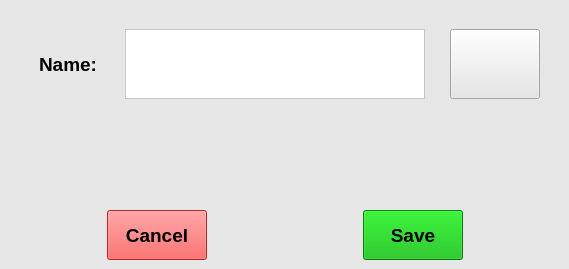
<?xml version="1.0" encoding="UTF-8"?>
<ui version="4.0">
 <class>NewEventTypeWindow</class>
 <widget class="QMainWindow" name="NewEventTypeWindow">
  <property name="enabled">
   <bool>true</bool>
  </property>
  <property name="geometry">
   <rect>
    <x>0</x>
    <y>0</y>
    <width>569</width>
    <height>269</height>
   </rect>
  </property>
  <property name="sizePolicy">
   <sizepolicy hsizetype="Preferred" vsizetype="Preferred">
    <horstretch>0</horstretch>
    <verstretch>0</verstretch>
   </sizepolicy>
  </property>
  <property name="windowTitle">
   <string>New Event Type</string>
  </property>
  <property name="styleSheet">
   <string notr="true">background-color: rgb(230, 230, 230);</string>
  </property>
  <widget class="QWidget" name="centralwidget">
   <layout class="QGridLayout" name="gridLayout">
    <item row="2" column="0">
     <layout class="QHBoxLayout" name="horizontalLayout_3">
      <item>
       <spacer name="horizontalSpacer_6">
        <property name="orientation">
         <enum>Qt::Horizontal</enum>
        </property>
        <property name="sizeHint" stdset="0">
         <size>
          <width>40</width>
          <height>20</height>
         </size>
        </property>
       </spacer>
      </item>
      <item>
       <widget class="QPushButton" name="cancelPushButton">
        <property name="minimumSize">
         <size>
          <width>100</width>
          <height>50</height>
         </size>
        </property>
        <property name="maximumSize">
         <size>
          <width>16777215</width>
          <height>50</height>
         </size>
        </property>
        <property name="font">
         <font>
          <pointsize>14</pointsize>
          <weight>75</weight>
          <bold>true</bold>
         </font>
        </property>
        <property name="styleSheet">
         <string notr="true">background-color: rgb(255, 51, 51);</string>
        </property>
        <property name="text">
         <string>Cancel</string>
        </property>
       </widget>
      </item>
      <item>
       <spacer name="horizontalSpacer_5">
        <property name="orientation">
         <enum>Qt::Horizontal</enum>
        </property>
        <property name="sizeType">
         <enum>QSizePolicy::Expanding</enum>
        </property>
        <property name="sizeHint" stdset="0">
         <size>
          <width>150</width>
          <height>20</height>
         </size>
        </property>
       </spacer>
      </item>
      <item>
       <widget class="QPushButton" name="savePushButton">
        <property name="minimumSize">
         <size>
          <width>100</width>
          <height>50</height>
         </size>
        </property>
        <property name="maximumSize">
         <size>
          <width>16777215</width>
          <height>50</height>
         </size>
        </property>
        <property name="font">
         <font>
          <pointsize>14</pointsize>
          <weight>75</weight>
          <bold>true</bold>
         </font>
        </property>
        <property name="styleSheet">
         <string notr="true">background-color: rgb(0, 179, 0);</string>
        </property>
        <property name="text">
         <string>Save</string>
        </property>
       </widget>
      </item>
      <item>
       <spacer name="horizontalSpacer_7">
        <property name="orientation">
         <enum>Qt::Horizontal</enum>
        </property>
        <property name="sizeHint" stdset="0">
         <size>
          <width>40</width>
          <height>20</height>
         </size>
        </property>
       </spacer>
      </item>
     </layout>
    </item>
    <item row="0" column="0">
     <layout class="QVBoxLayout" name="verticalLayout">
      <item>
       <spacer name="verticalSpacer_3">
        <property name="orientation">
         <enum>Qt::Vertical</enum>
        </property>
        <property name="sizeType">
         <enum>QSizePolicy::Fixed</enum>
        </property>
        <property name="sizeHint" stdset="0">
         <size>
          <width>20</width>
          <height>20</height>
         </size>
        </property>
       </spacer>
      </item>
      <item>
       <layout class="QHBoxLayout" name="horizontalLayout">
        <item>
         <spacer name="horizontalSpacer">
          <property name="orientation">
           <enum>Qt::Horizontal</enum>
          </property>
          <property name="sizeHint" stdset="0">
           <size>
            <width>30</width>
            <height>20</height>
           </size>
          </property>
         </spacer>
        </item>
        <item>
         <widget class="QLabel" name="label">
          <property name="minimumSize">
           <size>
            <width>80</width>
            <height>0</height>
           </size>
          </property>
          <property name="maximumSize">
           <size>
            <width>16777215</width>
            <height>50</height>
           </size>
          </property>
          <property name="font">
           <font>
            <pointsize>14</pointsize>
            <weight>75</weight>
            <bold>true</bold>
           </font>
          </property>
          <property name="text">
           <string>Name:</string>
          </property>
         </widget>
        </item>
        <item>
         <widget class="QPlainTextEdit" name="plainTextEdit">
          <property name="sizePolicy">
           <sizepolicy hsizetype="Fixed" vsizetype="Fixed">
            <horstretch>0</horstretch>
            <verstretch>0</verstretch>
           </sizepolicy>
          </property>
          <property name="minimumSize">
           <size>
            <width>300</width>
            <height>0</height>
           </size>
          </property>
          <property name="maximumSize">
           <size>
            <width>300</width>
            <height>70</height>
           </size>
          </property>
          <property name="font">
           <font>
            <pointsize>12</pointsize>
           </font>
          </property>
          <property name="styleSheet">
           <string notr="true">background-color: rgb(255, 255, 255);</string>
          </property>
         </widget>
        </item>
        <item>
         <spacer name="horizontalSpacer_8">
          <property name="orientation">
           <enum>Qt::Horizontal</enum>
          </property>
          <property name="sizeType">
           <enum>QSizePolicy::Expanding</enum>
          </property>
          <property name="sizeHint" stdset="0">
           <size>
            <width>20</width>
            <height>20</height>
           </size>
          </property>
         </spacer>
        </item>
        <item>
         <widget class="QPushButton" name="colorsPaletteButton">
          <property name="minimumSize">
           <size>
            <width>90</width>
            <height>70</height>
           </size>
          </property>
          <property name="maximumSize">
           <size>
            <width>90</width>
            <height>70</height>
           </size>
          </property>
          <property name="text">
           <string/>
          </property>
         </widget>
        </item>
        <item>
         <spacer name="horizontalSpacer_2">
          <property name="orientation">
           <enum>Qt::Horizontal</enum>
          </property>
          <property name="sizeType">
           <enum>QSizePolicy::Expanding</enum>
          </property>
          <property name="sizeHint" stdset="0">
           <size>
            <width>20</width>
            <height>20</height>
           </size>
          </property>
         </spacer>
        </item>
       </layout>
      </item>
      <item>
       <spacer name="verticalSpacer">
        <property name="orientation">
         <enum>Qt::Vertical</enum>
        </property>
        <property name="sizeType">
         <enum>QSizePolicy::Expanding</enum>
        </property>
        <property name="sizeHint" stdset="0">
         <size>
          <width>20</width>
          <height>10</height>
         </size>
        </property>
       </spacer>
      </item>
      <item>
       <layout class="QHBoxLayout" name="horizontalLayout_2"/>
      </item>
     </layout>
    </item>
    <item row="1" column="0">
     <spacer name="verticalSpacer_4">
      <property name="orientation">
       <enum>Qt::Vertical</enum>
      </property>
      <property name="sizeType">
       <enum>QSizePolicy::Fixed</enum>
      </property>
      <property name="sizeHint" stdset="0">
       <size>
        <width>20</width>
        <height>80</height>
       </size>
      </property>
     </spacer>
    </item>
   </layout>
  </widget>
 </widget>
 <resources/>
 <connections/>
</ui>
